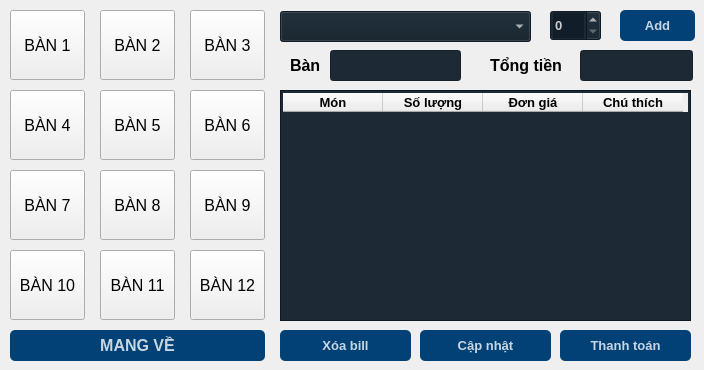
    <widget class="QWidget" name="tab">
     <attribute name="title">
      <string>Bán hàng</string>
     </attribute>
     <widget class="QPushButton" name="btn_b1">
      <property name="geometry">
       <rect>
        <x>10</x>
        <y>10</y>
        <width>75</width>
        <height>70</height>
       </rect>
      </property>
      <property name="font">
       <font>
        <pointsize>12</pointsize>
       </font>
      </property>
      <property name="styleSheet">
       <string notr="true"/>
      </property>
      <property name="text">
       <string>BÀN 1</string>
      </property>
     </widget>
     <widget class="QPushButton" name="btn_b2">
      <property name="geometry">
       <rect>
        <x>100</x>
        <y>10</y>
        <width>75</width>
        <height>70</height>
       </rect>
      </property>
      <property name="font">
       <font>
        <pointsize>12</pointsize>
       </font>
      </property>
      <property name="styleSheet">
       <string notr="true"/>
      </property>
      <property name="text">
       <string>BÀN 2</string>
      </property>
     </widget>
     <widget class="QPushButton" name="btn_b4">
      <property name="geometry">
       <rect>
        <x>10</x>
        <y>90</y>
        <width>75</width>
        <height>70</height>
       </rect>
      </property>
      <property name="font">
       <font>
        <pointsize>12</pointsize>
       </font>
      </property>
      <property name="styleSheet">
       <string notr="true"/>
      </property>
      <property name="text">
       <string>BÀN 4</string>
      </property>
     </widget>
     <widget class="QPushButton" name="btn_b7">
      <property name="geometry">
       <rect>
        <x>10</x>
        <y>170</y>
        <width>75</width>
        <height>70</height>
       </rect>
      </property>
      <property name="font">
       <font>
        <pointsize>12</pointsize>
       </font>
      </property>
      <property name="styleSheet">
       <string notr="true"/>
      </property>
      <property name="text">
       <string>BÀN 7</string>
      </property>
     </widget>
     <widget class="QPushButton" name="btn_b10">
      <property name="geometry">
       <rect>
        <x>10</x>
        <y>250</y>
        <width>75</width>
        <height>70</height>
       </rect>
      </property>
      <property name="font">
       <font>
        <pointsize>12</pointsize>
       </font>
      </property>
      <property name="styleSheet">
       <string notr="true"/>
      </property>
      <property name="text">
       <string>BÀN 10</string>
      </property>
     </widget>
     <widget class="QPushButton" name="btn_b5">
      <property name="geometry">
       <rect>
        <x>100</x>
        <y>90</y>
        <width>75</width>
        <height>70</height>
       </rect>
      </property>
      <property name="font">
       <font>
        <pointsize>12</pointsize>
       </font>
      </property>
      <property name="styleSheet">
       <string notr="true"/>
      </property>
      <property name="text">
       <string>BÀN 5</string>
      </property>
     </widget>
     <widget class="QPushButton" name="btn_b8">
      <property name="geometry">
       <rect>
        <x>100</x>
        <y>170</y>
        <width>75</width>
        <height>70</height>
       </rect>
      </property>
      <property name="font">
       <font>
        <pointsize>12</pointsize>
       </font>
      </property>
      <property name="styleSheet">
       <string notr="true"/>
      </property>
      <property name="text">
       <string>BÀN 8</string>
      </property>
     </widget>
     <widget class="QPushButton" name="btn_b11">
      <property name="geometry">
       <rect>
        <x>100</x>
        <y>250</y>
        <width>75</width>
        <height>70</height>
       </rect>
      </property>
      <property name="font">
       <font>
        <pointsize>12</pointsize>
       </font>
      </property>
      <property name="styleSheet">
       <string notr="true"/>
      </property>
      <property name="text">
       <string>BÀN 11</string>
      </property>
     </widget>
     <widget class="QPushButton" name="btn_b6">
      <property name="geometry">
       <rect>
        <x>190</x>
        <y>90</y>
        <width>75</width>
        <height>70</height>
       </rect>
      </property>
      <property name="font">
       <font>
        <pointsize>12</pointsize>
       </font>
      </property>
      <property name="styleSheet">
       <string notr="true"/>
      </property>
      <property name="text">
       <string>BÀN 6</string>
      </property>
     </widget>
     <widget class="QPushButton" name="btn_b9">
      <property name="geometry">
       <rect>
        <x>190</x>
        <y>170</y>
        <width>75</width>
        <height>70</height>
       </rect>
      </property>
      <property name="font">
       <font>
        <pointsize>12</pointsize>
       </font>
      </property>
      <property name="styleSheet">
       <string notr="true"/>
      </property>
      <property name="text">
       <string>BÀN 9</string>
      </property>
     </widget>
     <widget class="QPushButton" name="btn_b12">
      <property name="geometry">
       <rect>
        <x>190</x>
        <y>250</y>
        <width>75</width>
        <height>70</height>
       </rect>
      </property>
      <property name="font">
       <font>
        <pointsize>12</pointsize>
       </font>
      </property>
      <property name="styleSheet">
       <string notr="true"/>
      </property>
      <property name="text">
       <string>BÀN 12</string>
      </property>
     </widget>
     <widget class="QPushButton" name="btn_b3">
      <property name="geometry">
       <rect>
        <x>190</x>
        <y>10</y>
        <width>75</width>
        <height>70</height>
       </rect>
      </property>
      <property name="font">
       <font>
        <pointsize>12</pointsize>
       </font>
      </property>
      <property name="styleSheet">
       <string notr="true"/>
      </property>
      <property name="text">
       <string>BÀN 3</string>
      </property>
     </widget>
     <widget class="QPushButton" name="btn_tt">
      <property name="geometry">
       <rect>
        <x>560</x>
        <y>330</y>
        <width>131</width>
        <height>31</height>
       </rect>
      </property>
      <property name="font">
       <font>
        <pointsize>10</pointsize>
        <weight>75</weight>
        <bold>true</bold>
       </font>
      </property>
      <property name="styleSheet">
       <string notr="true">QPushButton#btn_tt{
background-color: rgba(2, 65, 118, 255);
color: rgba(255,255,255,200);
border-radius: 5px;
}
QPushButton#btn_tt:pressed{
padding-left: 5px;
padding-top: 5px;
background-color: rgba(2, 65, 118,100);
backgound-posotion:calc(100%-10px)center;
}
QPushButton#btn_tt:hover{
backgound-color: rgba(2, 65, 118,200);
}</string>
      </property>
      <property name="text">
       <string>Thanh toán</string>
      </property>
     </widget>
     <widget class="QComboBox" name="comboBox">
      <property name="geometry">
       <rect>
        <x>280</x>
        <y>11</y>
        <width>251</width>
        <height>31</height>
       </rect>
      </property>
      <property name="font">
       <font>
        <pointsize>10</pointsize>
        <weight>75</weight>
        <bold>true</bold>
       </font>
      </property>
      <property name="styleSheet">
       <string notr="true">background-color: rgba(16, 30, 41, 240)  ;
color: rgba(255,255,255,200);</string>
      </property>
     </widget>
     <widget class="QPushButton" name="btn_add">
      <property name="geometry">
       <rect>
        <x>620</x>
        <y>10</y>
        <width>75</width>
        <height>31</height>
       </rect>
      </property>
      <property name="font">
       <font>
        <pointsize>10</pointsize>
        <weight>75</weight>
        <bold>true</bold>
       </font>
      </property>
      <property name="styleSheet">
       <string notr="true">QPushButton#btn_add{
background-color: rgba(2, 65, 118, 255);
color: rgba(255,255,255,200);
border-radius: 5px;
}
QPushButton#btn_add:pressed{
padding-left: 5px;
padding-top: 5px;
background-color: rgba(2, 65, 118,100);
backgound-posotion:calc(100%-10px)center;
}
QPushButton#btn_add:hover{
backgound-color: rgba(2, 65, 118,200);
}</string>
      </property>
      <property name="text">
       <string>Add</string>
      </property>
     </widget>
     <widget class="QSpinBox" name="spinBox">
      <property name="geometry">
       <rect>
        <x>550</x>
        <y>10</y>
        <width>51</width>
        <height>31</height>
       </rect>
      </property>
      <property name="font">
       <font>
        <pointsize>10</pointsize>
        <weight>75</weight>
        <bold>true</bold>
       </font>
      </property>
      <property name="styleSheet">
       <string notr="true">background-color: rgba(16, 30, 41, 240)  ;
color: rgba(255,255,255,200);</string>
      </property>
     </widget>
     <widget class="QLineEdit" name="txt_b">
      <property name="geometry">
       <rect>
        <x>330</x>
        <y>50</y>
        <width>131</width>
        <height>31</height>
       </rect>
      </property>
      <property name="font">
       <font>
        <pointsize>10</pointsize>
        <weight>75</weight>
        <bold>true</bold>
       </font>
      </property>
      <property name="toolTip">
       <string>&lt;html&gt;&lt;head/&gt;&lt;body&gt;&lt;p align=&quot;center&quot;&gt;&lt;br/&gt;SDSD&lt;/p&gt;&lt;/body&gt;&lt;/html&gt;</string>
      </property>
      <property name="whatsThis">
       <string>&lt;html&gt;&lt;head/&gt;&lt;body&gt;&lt;p align=&quot;center&quot;&gt;&lt;br/&gt;&lt;/p&gt;&lt;/body&gt;&lt;/html&gt;</string>
      </property>
      <property name="styleSheet">
       <string notr="true">background-color: rgba(16, 30, 41, 240)  ;
color: rgba(255,255,255,200);</string>
      </property>
     </widget>
     <widget class="QPushButton" name="btn_upd">
      <property name="geometry">
       <rect>
        <x>420</x>
        <y>330</y>
        <width>131</width>
        <height>31</height>
       </rect>
      </property>
      <property name="font">
       <font>
        <pointsize>10</pointsize>
        <weight>75</weight>
        <bold>true</bold>
       </font>
      </property>
      <property name="styleSheet">
       <string notr="true">QPushButton#btn_upd{
background-color: rgba(2, 65, 118, 255);
color: rgba(255,255,255,200);
border-radius: 5px;
}
QPushButton#btn_upd:pressed{
padding-left: 5px;
padding-top: 5px;
background-color: rgba(2, 65, 118,100);
backgound-posotion:calc(100%-10px)center;
}
QPushButton#btn_upd:hover{
backgound-color: rgba(2, 65, 118,200);
}</string>
      </property>
      <property name="text">
       <string>Cập nhật</string>
      </property>
     </widget>
     <widget class="QPushButton" name="btn_xoa">
      <property name="geometry">
       <rect>
        <x>280</x>
        <y>330</y>
        <width>131</width>
        <height>31</height>
       </rect>
      </property>
      <property name="font">
       <font>
        <pointsize>10</pointsize>
        <weight>75</weight>
        <bold>true</bold>
       </font>
      </property>
      <property name="styleSheet">
       <string notr="true">QPushButton#btn_xoa{
background-color: rgba(2, 65, 118, 255);
color: rgba(255,255,255,200);
border-radius: 5px;
}
QPushButton#btn_xoa:pressed{
padding-left: 5px;
padding-top: 5px;
background-color: rgba(2, 65, 118,100);
backgound-posotion:calc(100%-10px)center;
}
QPushButton#btn_xoa:hover{
backgound-color: rgba(2, 65, 118,200);
}</string>
      </property>
      <property name="text">
       <string>Xóa bill</string>
      </property>
     </widget>
     <widget class="QLineEdit" name="txt_money">
      <property name="geometry">
       <rect>
        <x>580</x>
        <y>50</y>
        <width>113</width>
        <height>31</height>
       </rect>
      </property>
      <property name="font">
       <font>
        <pointsize>10</pointsize>
        <weight>75</weight>
        <bold>true</bold>
       </font>
      </property>
      <property name="layoutDirection">
       <enum>Qt::LeftToRight</enum>
      </property>
      <property name="styleSheet">
       <string notr="true">background-color: rgba(16, 30, 41, 240)  ;
color: rgba(255,255,255,200);</string>
      </property>
     </widget>
     <widget class="QLabel" name="label">
      <property name="geometry">
       <rect>
        <x>290</x>
        <y>50</y>
        <width>47</width>
        <height>31</height>
       </rect>
      </property>
      <property name="font">
       <font>
        <pointsize>12</pointsize>
        <weight>75</weight>
        <bold>true</bold>
       </font>
      </property>
      <property name="text">
       <string>Bàn</string>
      </property>
     </widget>
     <widget class="QLabel" name="label_2">
      <property name="geometry">
       <rect>
        <x>490</x>
        <y>50</y>
        <width>101</width>
        <height>31</height>
       </rect>
      </property>
      <property name="font">
       <font>
        <pointsize>12</pointsize>
        <weight>75</weight>
        <bold>true</bold>
       </font>
      </property>
      <property name="text">
       <string>Tổng tiền</string>
      </property>
     </widget>
     <widget class="QPushButton" name="btn_b0">
      <property name="geometry">
       <rect>
        <x>10</x>
        <y>330</y>
        <width>255</width>
        <height>31</height>
       </rect>
      </property>
      <property name="font">
       <font>
        <pointsize>12</pointsize>
        <weight>75</weight>
        <bold>true</bold>
       </font>
      </property>
      <property name="styleSheet">
       <string notr="true">QPushButton#btn_b0{
background-color: rgba(2, 65, 118, 255);
color: rgba(255,255,255,200);
border-radius: 5px;
}
QPushButton#btn_b0:pressed{
padding-left: 5px;
padding-top: 5px;
background-color: rgba(2, 65, 118,100);
backgound-posotion:calc(100%-10px)center;
}
QPushButton#btn_b0:hover{
backgound-color: rgba(2, 65, 118,200);
}</string>
      </property>
      <property name="text">
       <string>MANG VỀ</string>
      </property>
     </widget>
     <widget class="QTableWidget" name="table_bill">
      <property name="geometry">
       <rect>
        <x>280</x>
        <y>90</y>
        <width>411</width>
        <height>231</height>
       </rect>
      </property>
      <property name="styleSheet">
       <string notr="true">QTableWidget{
background-color: rgba(16, 30, 41, 240) ;
color: rgba(255,255,255,200);
padding: 2px
}
</string>
      </property>
      <column>
       <property name="text">
        <string>Món</string>
       </property>
       <property name="font">
        <font>
         <pointsize>10</pointsize>
         <weight>75</weight>
         <bold>true</bold>
        </font>
       </property>
      </column>
      <column>
       <property name="text">
        <string>Số lượng</string>
       </property>
       <property name="font">
        <font>
         <pointsize>10</pointsize>
         <weight>75</weight>
         <bold>true</bold>
        </font>
       </property>
      </column>
      <column>
       <property name="text">
        <string>Đơn giá</string>
       </property>
       <property name="font">
        <font>
         <pointsize>10</pointsize>
         <weight>75</weight>
         <bold>true</bold>
        </font>
       </property>
      </column>
      <column>
       <property name="text">
        <string>Chú thích</string>
       </property>
       <property name="font">
        <font>
         <pointsize>10</pointsize>
         <weight>75</weight>
         <bold>true</bold>
        </font>
       </property>
      </column>
     </widget>
     <zorder>btn_b2</zorder>
     <zorder>btn_b4</zorder>
     <zorder>btn_b7</zorder>
     <zorder>btn_b10</zorder>
     <zorder>btn_b5</zorder>
     <zorder>btn_b8</zorder>
     <zorder>btn_b11</zorder>
     <zorder>btn_b6</zorder>
     <zorder>btn_b9</zorder>
     <zorder>btn_b12</zorder>
     <zorder>btn_b3</zorder>
     <zorder>btn_tt</zorder>
     <zorder>comboBox</zorder>
     <zorder>btn_add</zorder>
     <zorder>spinBox</zorder>
     <zorder>txt_b</zorder>
     <zorder>btn_upd</zorder>
     <zorder>btn_xoa</zorder>
     <zorder>txt_money</zorder>
     <zorder>label</zorder>
     <zorder>label_2</zorder>
     <zorder>btn_b0</zorder>
     <zorder>btn_b1</zorder>
     <zorder>table_bill</zorder>
    </widget>
